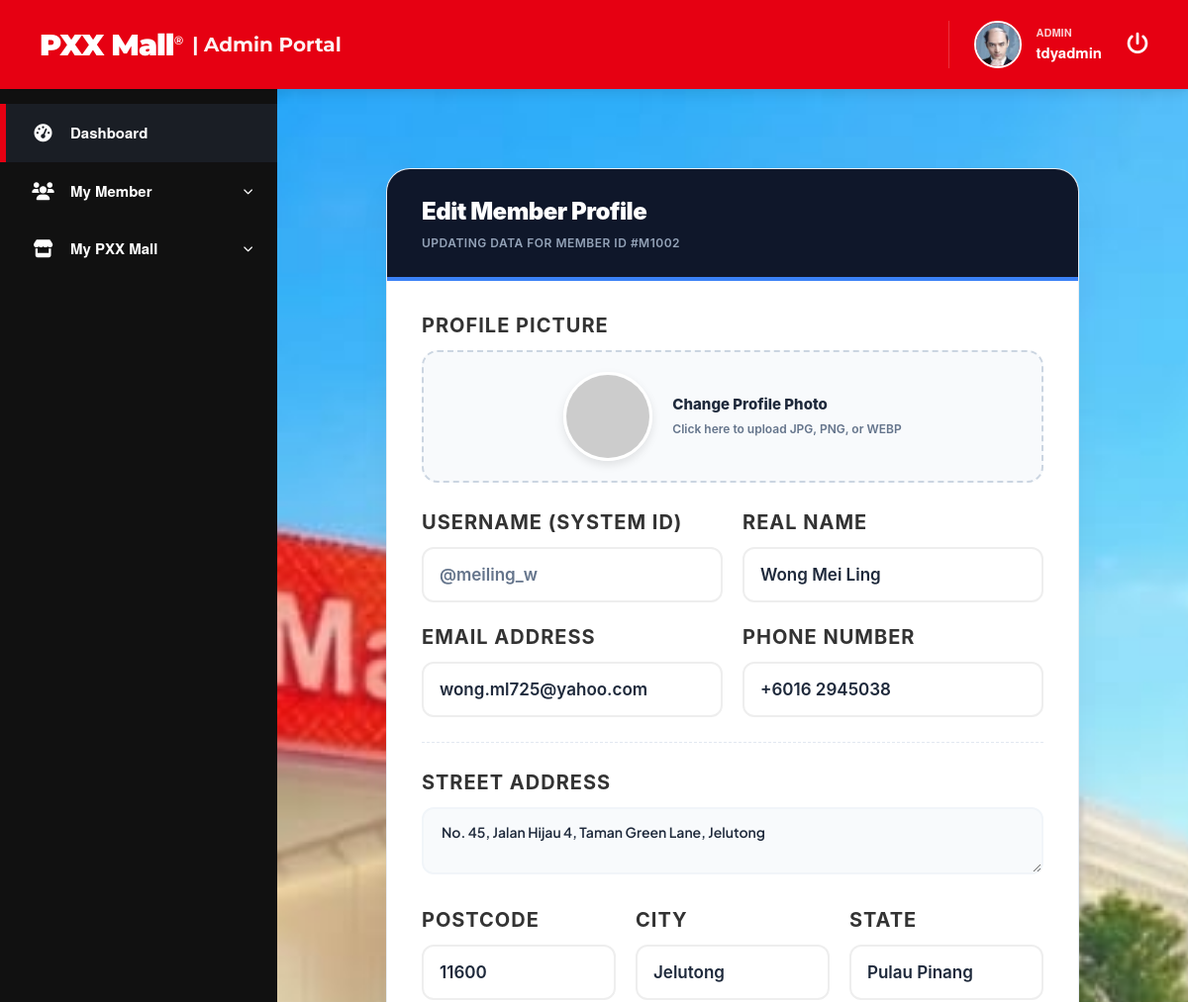
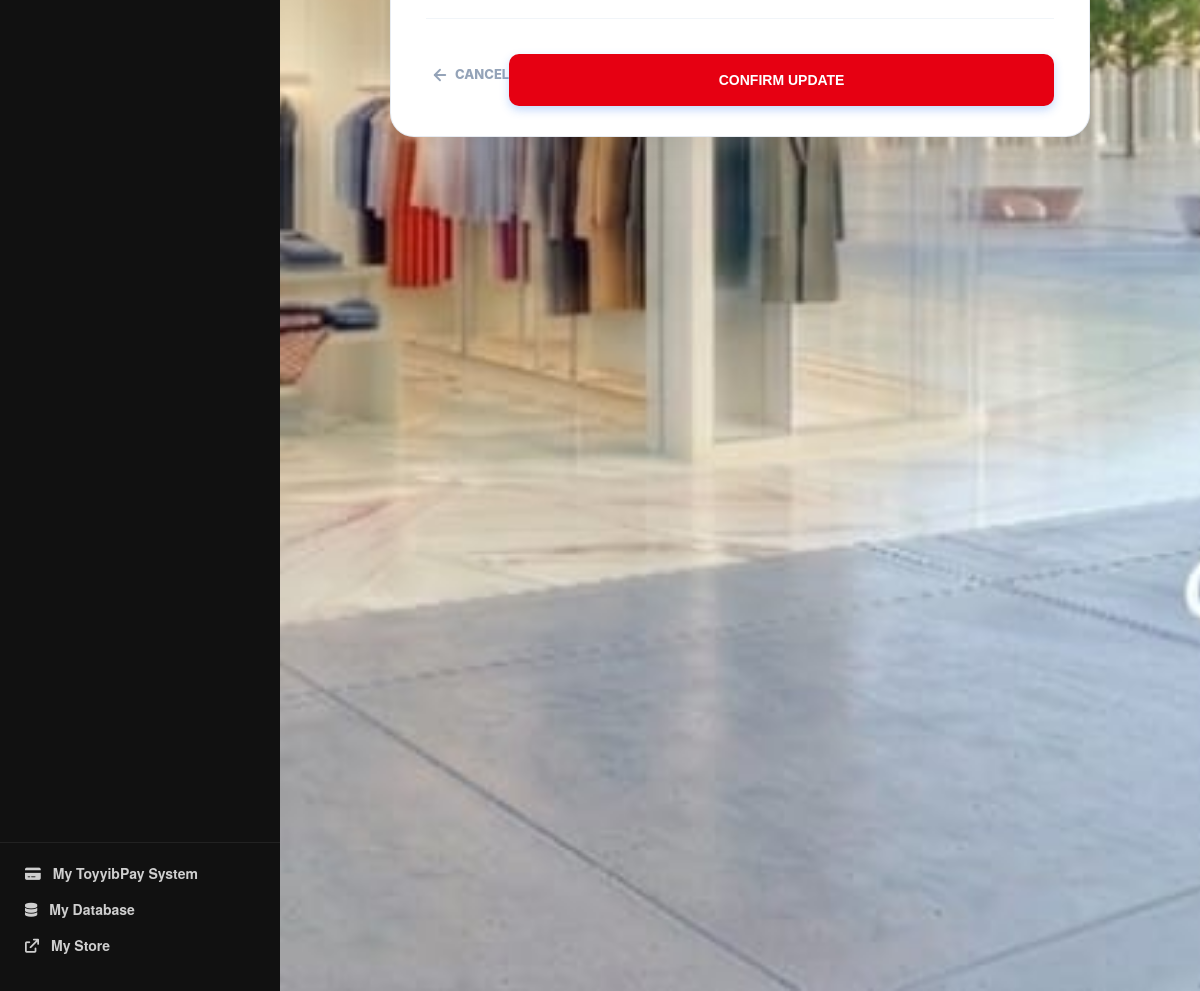
Screenshot of /admin/member_edit.php?id=m1002 (signed in) with the database file from the repository (2 pictures, top to bottom).
### tables this page shows
CREATE TABLE `users` (
  `user_id` varchar(20) NOT NULL,
  `username` varchar(50) NOT NULL,
  `real_name` varchar(100) DEFAULT NULL,
  `gender` enum('Male','Female') DEFAULT NULL,
  `birthday` date DEFAULT NULL,
  `password_hashed` varchar(255) NOT NULL,
  `phone_num` varchar(20) DEFAULT NULL,
  `email` varchar(100) DEFAULT NULL,
  `address` text DEFAULT NULL,
  `Postcode` varchar(50) NOT NULL,
  `City` varchar(50) NOT NULL,
  `State` varchar(50) NOT NULL,
  `bank_name` varchar(100) NOT NULL,
  `points` int(11) DEFAULT 0,
  `role` enum('Admin','S.Admin','Member') DEFAULT NULL,
  `created_at` timestamp NOT NULL DEFAULT current_timestamp(),
  `login_attempts` int(11) DEFAULT 0,
  `last_login_attempt` datetime DEFAULT NULL,
  `last_login` datetime DEFAULT NULL,
  `remember_token` varchar(100) DEFAULT NULL,
  `reset_token` varchar(100) DEFAULT NULL,
  `profile_photo` varchar(255) DEFAULT 'default.jpg',
  `status` enum('Active','Blocked') DEFAULT NULL,
  `email_code` varchar(6) DEFAULT NULL,
  `email_expiry` datetime DEFAULT NULL,
  `email_verified` int(11) DEFAULT 1,
  `email_status` enum('Verified','Unverified') NOT NULL DEFAULT 'Verified',
  `phone_status` enum('Verified','Unverified') NOT NULL DEFAULT 'Verified'
);

### admin/member_edit.php (the view, shortened to what this page needs)
<?php
require_once __DIR__ . '/../includes/db.php';
$id = $_GET['id'] ?? '';
$stmt = $pdo->prepare("SELECT * FROM users WHERE user_id = ? AND role = 'Member'");
$stmt->execute([$id]);
$member = $stmt->fetch(PDO::FETCH_ASSOC);
$currentPhoto = !empty($member['profile_photo']) ? $member['profile_photo'] : 'default.jpg';
$photoDisplayPath = (strpos($currentPhoto, 'http') === 0 || strpos($currentPhoto, '/') === 0) ? $currentPhoto : '../images/' . $currentPhoto;
$admin_head = __DIR__ . '/../includes/_admin_head.php';
if (file_exists($admin_head)) { include $admin_head; }
?>
<link rel="stylesheet" href="../css/app.css?v=1.13">
<div id="edit-wrapper" class="scroll-wrapper" style="display:none;">
    <div class="premium-form-card">
        <div class="form-header">
            <h2>Edit Member Profile</h2>
            <p>UPDATING DATA FOR MEMBER ID #<?= htmlspecialchars($id) ?></p>
        </div>
        <div class="form-body">
            <form method="POST" action="" enctype="multipart/form-data">
                <div class="form-group" style="margin-bottom: 25px;">
                    <label>Profile Picture</label>
                    <div class="file-upload-box" onclick="document.getElementById('photo-input').click();">
                        <img id="image-preview" class="current-photo" src="<?= htmlspecialchars($photoDisplayPath) ?>" onerror="this.src='../images/default.jpg'">
                        <div class="upload-text">
                            <strong>Change Profile Photo</strong>
                            <span>Click here to upload JPG, PNG, or WEBP</span>
                        </div>
                    </div>
                </div>
                <div class="grid-row">
                    <div class="form-group">
                        <label>Username (System ID)</label>
                        <input type="text" class="input-style input-readonly" value="@<?= htmlspecialchars($member['username']) ?>" readonly>
                    </div>
                    <div class="form-group">
                        <label>Real Name</label>
                        <input type="text" name="real_name" class="input-style" value="<?= htmlspecialchars($member['real_name'] !== 'N/A' ? $member['real_name'] : '') ?>" placeholder="e.g. Amirul bin Yusuf" required>
                    </div>
                </div>
                <div class="grid-row">
                    <div class="form-group">
                        <label>Email Address</label>
                        <input type="email" name="email" class="input-style" value="<?= htmlspecialchars($member['email'] !== 'N/A' ? $member['email'] : '') ?>" placeholder="e.g. member@email.com" required>
                    </div>
                    <div class="form-group">
                        <label>Phone Number</label>
                        <input type="text" name="phone_num" class="input-style" value="<?= htmlspecialchars($member['phone_num'] !== 'N/A' ? $member['phone_num'] : '') ?>" placeholder="e.g. 0123456789">
                    </div>
                </div>
                <hr style="border: 0; border-top: 1px dashed #e2e8f0; margin: 25px 0;">
                <div class="form-group">
                    <label>Street Address</label>
                    <textarea name="address" class="input-style" rows="2" placeholder="e.g. No. 12, Jalan Ampang Utama..."><?= htmlspecialchars($member['address'] !== 'N/A' ? $member['address'] : '') ?></textarea>
                </div>
                <div class="grid-row-3">
                    <div class="form-group">
                        <label>Postcode</label>
                        <input type="text" name="postcode" class="input-style" value="<?= htmlspecialchars($member['Postcode'] !== 'N/A' ? $member['Postcode'] : '') ?>" placeholder="e.g. 50450">
                    </div>
                    <div class="form-group">
                        <label>City</label>
                        <input type="text" name="city" class="input-style" value="<?= htmlspecialchars($member['City'] !== 'N/A' ? $member['City'] : '') ?>" placeholder="e.g. Kuala Lumpur">
                    </div>
                    <div class="form-group">
                        <label>State</label>
                        <input type="text" name="state" class="input-style" value="<?= htmlspecialchars($member['State'] !== 'N/A' ? $member['State'] : '') ?>" placeholder="e.g. Wilayah Persekutuan">
                    </div>
                </div>
                <div class="btn-row">
                    <a href="member_crud.php" class="btn-back">
                        <svg width="18" height="18" viewBox="0 0 24 24" fill="none" stroke="currentColor" stroke-width="2.5" stroke-linecap="round" stroke-linejoin="round"><line x1="19" y1="12" x2="5" y2="12"></line><polyline points="12 19 5 12 12 5"></polyline></svg>
                        CANCEL
                    </a>
                    <button type="submit" class="btn-submit">CONFIRM UPDATE</button>
                </div>
            </form>
        </div>
    </div>
</div>
<?php
$foot = __DIR__ . '/../includes/_foot.php';
if (file_exists($foot)) { include $foot; }
?>

### rows the page displays
users: username "@meiling_w", real_name "Wong Mei Ling", email "wong.ml725@yahoo.com", phone_num "+6016 2945038", address "No. 45, Jalan Hijau 4, Taman Green Lane, Jelutong", postcode "11600", city "Jelutong", state "Pulau Pinang"

### other values shown
$user_role "ADMIN"
$current_admin "tdyadmin"
$id "M1002"
